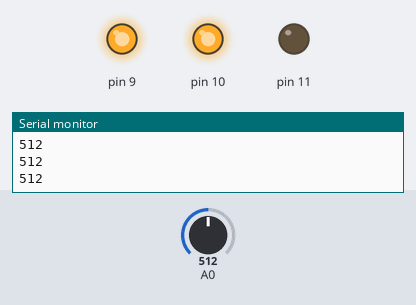
Bench run of a sketch on a simulated Arduino Uno, built with avr-gcc and run on an emulated ATmega328P. Parts: output pins drawn as LEDs (lit = HIGH), the last lines printed to the serial monitor. Inputs (shaded band) come from the test bench; at power-on: A0 = 512.

Above: at 1.2 s.
1.3 s: A0 set to 465
2.8 s: A0 set to 433
At 4.0 s:
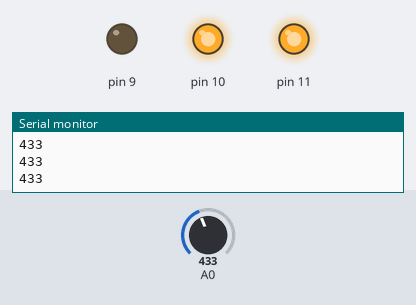
4.3 s: A0 set to 358
5.8 s: A0 set to 342
At 6.5 s:
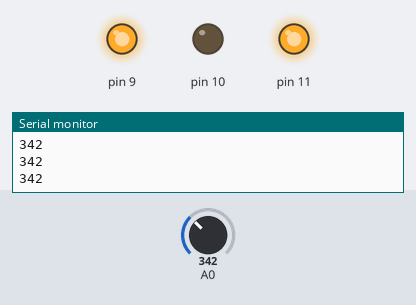
7.3 s: A0 set to 262
8.8 s: A0 set to 240
At 10.0 s:
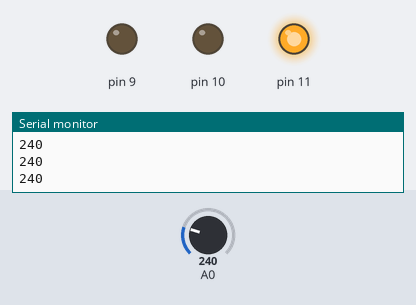
Timing chart, 0 to 11.3 s (numbered marks = the images above; inputs shaded):
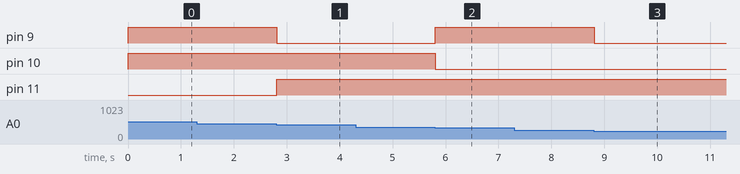

Measured:
- the behaviour switches between 450 and 449 on A0 (found by bisection; images 0 and 1)
- the behaviour switches between 350 and 349 on A0 (found by bisection; images 1 and 2)
- the behaviour switches between 250 and 249 on A0 (found by bisection; images 2 and 3)
- after the input at 2.8 s, pin 9: HIGH → LOW at once; pin 11: LOW → HIGH at once
- after the input at 5.8 s, pin 9: LOW → HIGH at once; pin 10: HIGH → LOW at once
- after the input at 8.8 s, pin 9: HIGH → LOW at once

The sketch:

025.ino
```cpp
void setup()
{
  Serial.begin(9600);
  pinMode(A0,INPUT);
  pinMode(9,OUTPUT);
  pinMode(10,OUTPUT);
  pinMode(11,OUTPUT);

}

void loop()
{
int Temp = analogRead(A0);
Serial.println(Temp);
if(Temp<50)
{
  digitalWrite(9,HIGH);
  digitalWrite(10,LOW);
  digitalWrite(11,LOW);
}
else if(Temp<150)
{
  digitalWrite(9,LOW);
  digitalWrite(10,HIGH);
  digitalWrite(11,LOW);
}
else if(Temp<250)
{
  digitalWrite(9,LOW);
  digitalWrite(10,LOW);
  digitalWrite(11,HIGH);
}
else if(Temp<350)
{
  digitalWrite(9,HIGH);
  digitalWrite(10,LOW);
  digitalWrite(11,HIGH);
}
else if(Temp<450)
{
  digitalWrite(9,LOW);
  digitalWrite(10,HIGH);
  digitalWrite(11,HIGH);
}
else if(Temp<550)
{
  digitalWrite(9,HIGH);
  digitalWrite(10,HIGH);
  digitalWrite(11,LOW);
}
else if(Temp<650)
{
  digitalWrite(9,HIGH);
  digitalWrite(10,HIGH);
  digitalWrite(11,HIGH);
}
}
```
